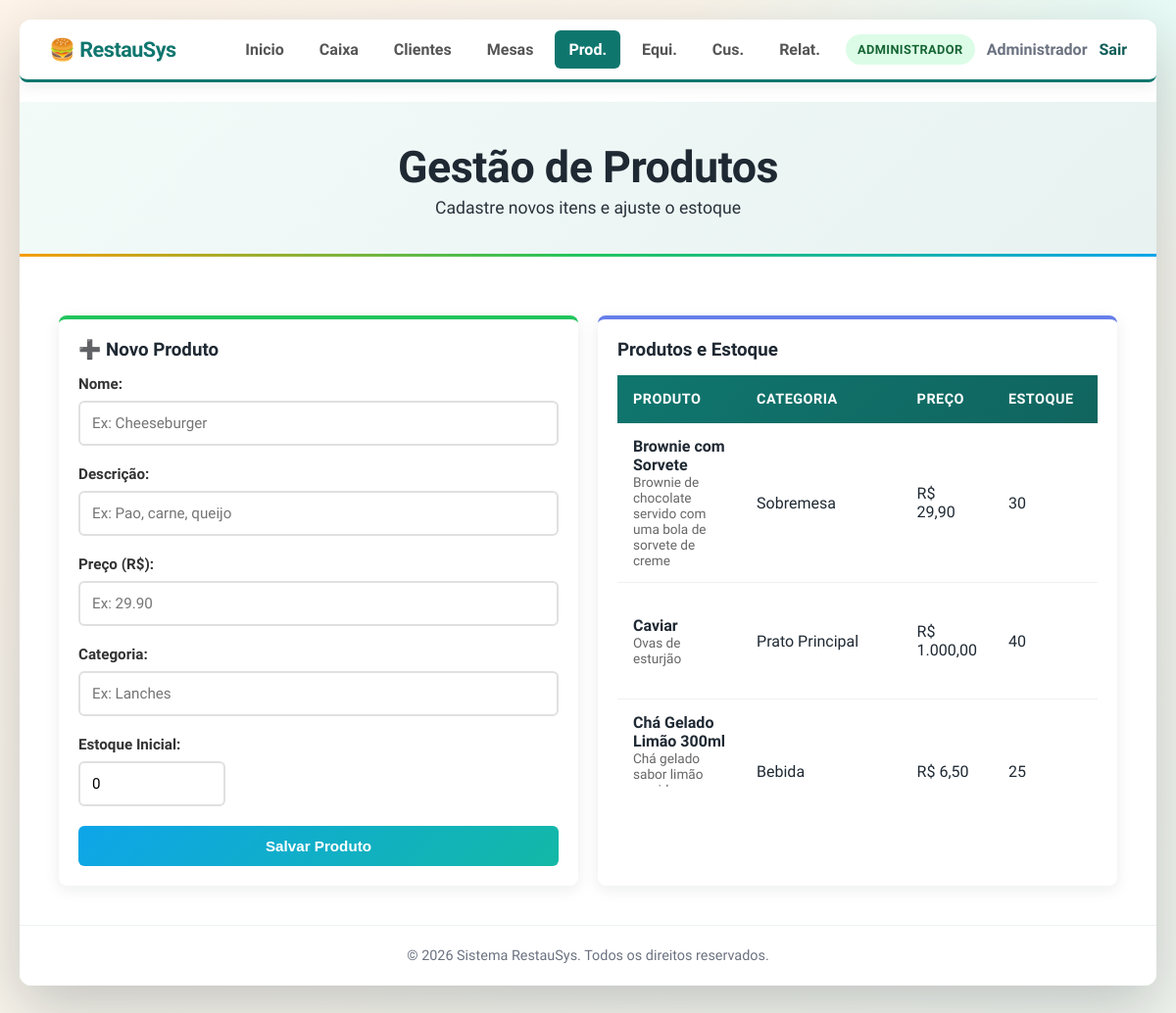
Screenshot of /pages/produtos.php (signed in) with the database file from the repository.
### tables this page shows
CREATE TABLE produtos (
    id_produto INTEGER PRIMARY KEY AUTOINCREMENT,
    nome TEXT NOT NULL,
    descricao TEXT,
    preco NUMERIC NOT NULL,
    id_categoria INTEGER,
    estoque INTEGER DEFAULT 0,
    FOREIGN KEY (id_categoria) REFERENCES categorias(id_categoria)
);

CREATE TABLE categorias (
    id_categoria INTEGER PRIMARY KEY AUTOINCREMENT,
    nome TEXT NOT NULL
);

### pages/produtos.php (the view, shortened to what this page needs)
<?php
require_once __DIR__ . "/../config/config.php";
$produtos = query_all(
    "SELECT p.id_produto, p.nome, p.descricao, p.preco, p.estoque, c.nome as categoria
     FROM produtos p
     LEFT JOIN categorias c ON p.id_categoria = c.id_categoria
     ORDER BY p.nome"
);
?>
<!DOCTYPE html>
<html lang="pt-BR">
<head>
    <link rel="stylesheet" href="../css/style.css">
</head>
<body>
    <div class="container">
        <header>
            <div class="header-content">
                <h1>Gestão de Produtos</h1>
                <p class="header-subtitle">Cadastre novos itens e ajuste o estoque</p>
            </div>
        </header>
        <main>
            <div class="dashboard-grid">
                <?php if (usuario_admin()): ?>
                    <div class="card" style="border-top-color: #22c55e;">
                        <h3>➕ Novo Produto</h3>
                        <form method="POST" class="formulario">
                            <div class="form-grupo">
                                <label>Nome:</label>
                                <input type="text" name="nome" placeholder="Ex: Cheeseburger" required>
                            </div>
                            <div class="form-grupo">
                                <label>Descrição:</label>
                                <input type="text" name="descricao" placeholder="Ex: Pao, carne, queijo">
                            </div>
                            <div class="form-grupo">
                                <label>Preço (R$):</label>
                                <input type="text" name="preco" placeholder="Ex: 29.90" required>
                            </div>
                            <div class="form-grupo">
                                <label>Categoria:</label>
                                <input type="text" name="categoria" list="categorias" placeholder="Ex: Lanches">
                            </div>
                            <div class="form-grupo">
                                <label>Estoque Inicial:</label>
                                <input type="number" name="estoque" min="0" value="0">
                            </div>
                            <button type="submit" class="btn btn-adicionar">Salvar Produto</button>
                        </form>
                    </div>
                <?php endif; ?>
                <div class="card" style="grid-column: span 1; border-top-color: #667eea;">
                    <h3>Produtos e Estoque</h3>
                    <div style="max-height: 420px; overflow-y: auto;">
                        <table class="tabela">
                            <thead>
                                <tr>
                                    <th>Produto</th>
                                    <th>Categoria</th>
                                    <th>Preço</th>
                                    <th>Estoque</th>
                                    <th>Ações</th>
                                </tr>
                            </thead>
                            <tbody>
                                <?php foreach ($produtos as $p): ?>
                                    <tr>
                                        <td>
                                            <strong><?=htmlspecialchars($p["nome"])?></strong>
                                            <?php if (!empty($p["descricao"])): ?>
                                                <div style="font-size: 0.85em; color: #666;">
                                                    <?=htmlspecialchars($p["descricao"])?></div>
                                            <?php endif; ?>
                                        </td>
                                        <td><?=htmlspecialchars($p["categoria"] ?? "-")?></td>
                                        <td>R$ <?=number_format((float) $p["preco"], 2, ",", ".")?></td>
                                        <td><?= (int) $p["estoque"] ?></td>
                                        <td>
                                        </td>
                                    </tr>
                                <?php endforeach; ?>
                            </tbody>
                        </table>
                    </div>
                </div>
            </div>
        </main>
        <footer class="app-footer">
            &copy; <?=date("Y")?> Sistema RestauSys. Todos os direitos reservados.
        </footer>
    </div>
</body>
</html>

### css/style.css (style rules this page uses)
:root { --bg-start: #fef3e7; --bg-end: #e8f6f2; --surface: #ffffff; --surface-muted: #f7f5f2; --ink: #1f2933; --muted: #6b7280; --accent: #0f766e; --accent-strong: #115e59; --accent-soft: #e7f7f4; --accent-2: #f59e0b; --accent-3: #ef4444; --accent-4: #0ea5e9; --shadow-strong: 0 20px 60px rgba(15, 23, 42, 0.22); --shadow-soft: 0 4px 16px rgba(15, 23, 42, 0.08); }
* { margin: 0; padding: 0; box-sizing: border-box; }
body { font-family: "Plus Jakarta Sans", "Noto Sans", sans-serif; background: radial-gradient(1200px 600px at 10% -10%, #fff6ec 0%, transparent 60%), radial-gradient(900px 500px at 100% 0%, #e7fbf6 0%, transparent 55%), linear-gradient(135deg, var(--bg-start) 0%, var(--bg-end) 100%); min-height: 100vh; padding: 20px; color: var(--ink); }
.container { max-width: 1200px; margin: 0 auto; background: var(--surface); border-radius: 12px; box-shadow: var(--shadow-strong); overflow: hidden; }
.app-footer { text-align: center; padding: 22px 30px; color: var(--muted); font-size: 0.9em; border-top: 1px solid #eef2f5; background: var(--surface); }
header { background: linear-gradient(135deg, #f2fbf8 0%, #e8f2f1 100%); color: var(--ink); padding: 40px 30px; text-align: center; position: relative; }
header::after { content: ''; position: absolute; bottom: 0; left: 0; right: 0; height: 3px; background: linear-gradient(90deg, var(--accent-2), #22c55e, var(--accent-4)); }
.header-content h1 { font-size: 2.8em; font-weight: 700; margin-bottom: 5px; letter-spacing: -0.5px; }
.header-subtitle { font-size: 1.1em; opacity: 0.95; font-weight: 300; }
main { padding: 40px; }
.dashboard-grid { display: grid; grid-template-columns: repeat(auto-fit, minmax(300px, 1fr)); gap: 20px; margin-top: 20px; }
.card { background: var(--surface); padding: 20px; border-radius: 8px; box-shadow: var(--shadow-soft); border-top: 4px solid var(--accent); }
.card h3 { margin-bottom: 15px; color: var(--ink); }
.formulario { display: flex; flex-direction: column; gap: 20px; }
.form-grupo { display: flex; flex-direction: column; gap: 8px; }
.form-grupo label { font-weight: 600; color: #333; font-size: 0.95em; display: flex; align-items: center; gap: 8px; }
.form-grupo input, .form-grupo select { padding: 12px; border: 2px solid #e0e0e0; border-radius: 6px; font-size: 0.95em; transition: all 0.3s; font-family: inherit; }
.form-grupo input[type="number"] { max-width: 150px; }
.btn { padding: 12px 20px; border: none; border-radius: 6px; font-weight: 600; cursor: pointer; font-size: 0.95em; transition: all 0.3s; display: inline-flex; align-items: center; gap: 8px; justify-content: center; }
.btn-adicionar { background: linear-gradient(135deg, var(--accent-4) 0%, #14b8a6 100%); color: white; }
.tabela { width: 100%; border-collapse: collapse; background: white; }
.tabela thead { background: linear-gradient(135deg, var(--accent) 0%, var(--accent-strong) 100%); color: white; }
.tabela th { padding: 16px; text-align: left; font-weight: 600; text-transform: uppercase; font-size: 0.9em; letter-spacing: 0.5px; }
.tabela td { padding: 14px 16px; border-bottom: 1px solid #f0f0f0; }

### rows the page displays
produtos: nome "Brownie com Sorvete", descricao "Brownie de chocolate servido com uma bola de sorvete de creme", id_categoria.nome "Sobremesa", preco "29,90", estoque "30"
produtos: nome "Caviar", descricao "Ovas de esturjão", id_categoria.nome "Prato Principal", preco "1.000,00", estoque "40"
produtos: nome "Chá Gelado Limão 300ml", descricao "Chá gelado sabor limão…", id_categoria.nome "Bebida", preco "6,50", estoque "25"

### other values shown
$item['titulo'] "Inicio"
$item['titulo'] "Caixa"
$item['titulo'] "Clientes"
$item['titulo'] "Mesas"
$item['titulo'] "Prod."
$item['titulo'] "Equi."
$item['titulo'] "Cus."
$item['titulo'] "Relat."
$rotulo_perfil "ADMINISTRADOR"
$usuario "Administrador"
